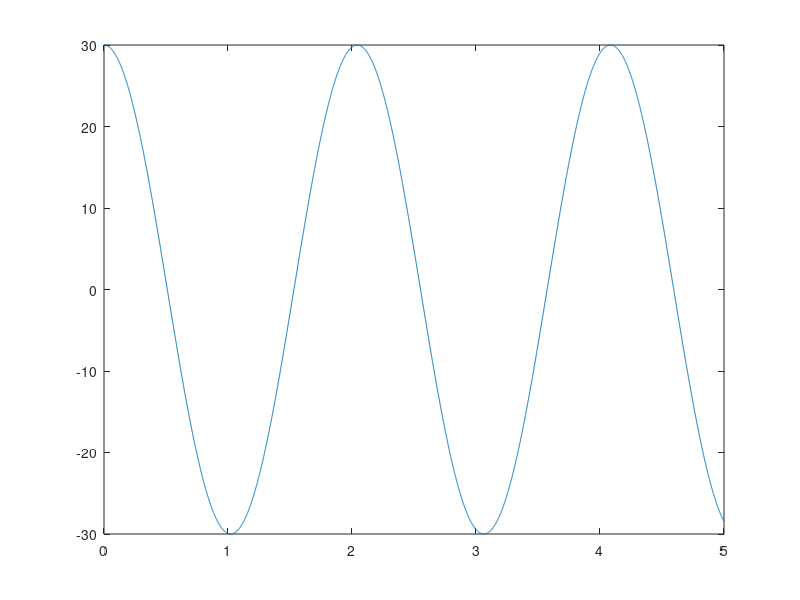

This figure's MATLAB source:
%% 初值及测试
A = [1 0 0; 0 1 0; 0 0 0];
B = [0; -9.8; 0];%-9.8 * sin(pi / 6)];
q0 = [0.5; -sqrt(3) / 2; pi / 6]; dq0 = [0; 0; 0]; %初始状态
phi = [q0(1) - sin(pi / 6); q0(2) + cos(pi / 6)]; %约束
phiq = [1 0 -cos(pi / 6); 0 1 -sin(pi / 6)]; %雅可比
h = 0.001; T = 5; t = 0:h:T; %步长及时间

column = zeros(3, (length(t) - 2));
q = q0;
dq = dq0;
a = zeros(3, length(t));
E = eye(3);
Alpha = 25; Beta = 50; %经验值5~50
%alpha=1/h;beta=sqrt(2)/h;
P = zeros(2, 1);
P(1) = -dq(3) ^ 2 * cos(q(3)); P(2) = dq(3) ^ 2 * sin(q(3)); %加速度约束
P(1) = -dq(3) ^ 2 * sin(q(3)); P(2) = dq(3) ^ 2 * cos(q(3)); %加速度约束
phiT = phiq * dq; %对时间全微分
LEFT = [A phiq'; phiq zeros(2)]; %左端系数
RIGHT = [B; P]; %右端
X = (LEFT ^ -1) * RIGHT; %上三行加速度；下两行lamda
ddq(1, 1) = X(1); ddq(2, 1) = X(2); ddq(3, 1) = X(3);
l=X(4:5);
dq(:, 2) = dq(:, 1) + h* ddq(:, 1);
q(:, 2) = q(:, 1) + h * dq(:, 1);
%% 组装
q = [q column]; dq = [dq column]; l=[l column(1:2,:) zeros(2,1)];
%% 广义alpha
alpha=-1/3;%α在[-1/3,0]
p=0.6;
alpham=(2*p-1)/(1+p);alphaf=p/(1+p);
beta=0.25*(1+alphaf-alpham)^2;
betab=(1-alpham)/(h^2*beta*(1-alphaf));
gamma=0.5+alphaf-alpham;
gammab=gamma/h/beta;

a=ddq(:,1);

for i = 1:(length(t) - 1)
    q(:,i+1)=q(:,i)+h*dq(:,i)+h^2*(0.5-beta)*a;
    dq(:,i+1)=dq(:,i)+h*(1-gamma)*a;

    a=(alphaf*ddq(:,i)-alpham*a)/(1-alpham);
    l(:,i+1)=zeros(2,1);

    q(:,i+1)=q(:,i+1)+h^2*beta*a;
    dq(:,i+1)=dq(:,i+1)+h*gamma*a;
    ddq(:,i+1)=zeros(3,1);

    detw=ones(1,5);
    j=1;

    while max(abs(detw))>1e-4

        phi = [q(1, i+1) - sin(q(3, i+1)); q(2, i+1) + cos(q(3, i+1))];
        phiq = [1 0 -cos(q(3, i+1)); 0 1 -sin(q(3, i+1))];
        phiqlq = [0,0,0;0,0,0;0,0,sin(q(3,i+1))-cos(q(3,i+1))];
        Ct=zeros(3,3);
        Kt=phiqlq;
        St = [A*betab+Ct*betab+Kt phiq'; phiq zeros(2)];
        rl=phi;
        rq=A*ddq(:,i+1)+phiq'*l(:,i+1)-B;
        RIGHT = [rq; rl];
        detw = -St\RIGHT;

        q(:,i+1)=q(:,i+1)+detw(1:3);
        dq(:,i+1)=dq(:,i+1)+gammab*detw(1:3);
        ddq(:,i+1)=ddq(:,i+1)+betab*detw(1:3);
        l(:,i+1)=l(:,i+1)+detw(4:5);


        j=j+1;
        if j>10000
            break;
        end
    end

    a=a+(1-alphaf)/(1-alpham)*ddq(:,i+1);

end

%% figure
plot(t,q(3, :)*180/pi);